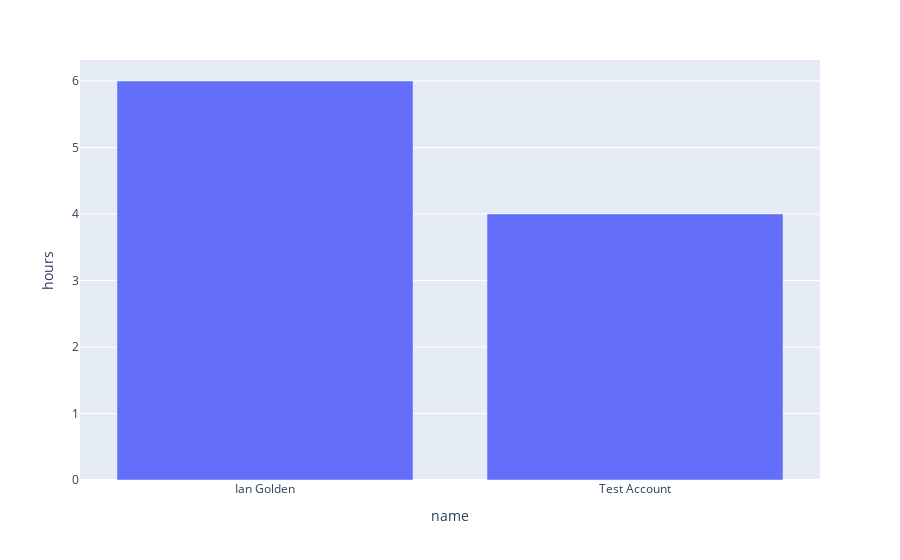

This figure's notebook cell:
### Code cell
px.bar(gb, x='name', y='hours')

### Figure 1 — Plotly figure (JSON) as saved in the notebook; plotly's stock layout.template omitted (floating-point values rounded to 4 significant figures)
{"data": [{"alignmentgroup": "True", "hovertemplate": "name=%{x}<br>hours=%{y}<extra></extra>", "legendgroup": "", "marker": {"color": "#636efa"}, "name": "", "offsetgroup": "", "orientation": "v", "showlegend": false, "textposition": "auto", "type": "bar", "x": ["Ian Golden", "Test Account"], "xaxis": "x", "y": [6, 4], "yaxis": "y"}], "layout": {"barmode": "relative", "legend": {"tracegroupgap": 0}, "margin": {"t": 60}, "xaxis": {"anchor": "y", "domain": [0, 1], "title": {"text": "name"}}, "yaxis": {"anchor": "x", "domain": [0, 1], "title": {"text": "hours"}}}}
